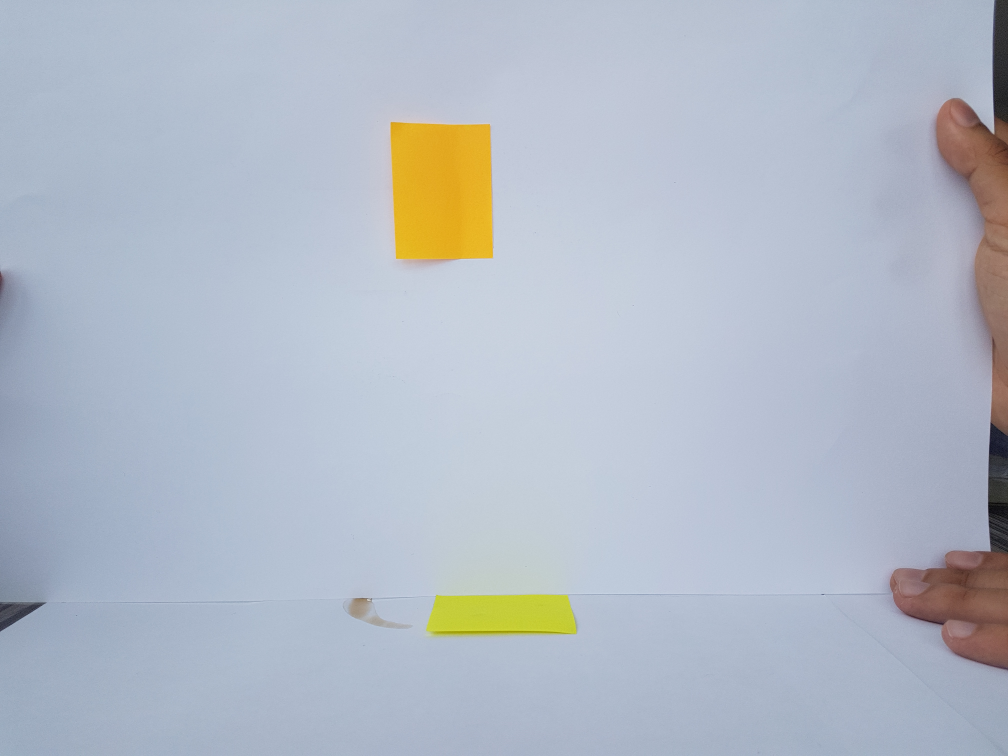
#> input picture img/proporciones.jpg, 4032 x 3024 px (shown at 1/4 size)
$ python proporciones.py
#> lines starting #> are read from the running program, lines starting #| are printed output that depends on the picture; after the words box and inside, x2 and y2 are one past the last pixel; in counts of white or black regions, pixels touching at a corner belong together; long printed decimals are rounded
import cv2 as cv
import numpy as np
#valores reales del tamaño del papel
REAL_WIDTH=3.80
REAL_HEIGHT=5.00
#imagen completa
img = cv.imread('img/proporciones.jpg')
#> img is the input picture: shape (3024, 4032, 3); mean B, G, R 198.3, 186.3, 178.4
#recorte de donde se ubicó el papel
crop_img = img[450:1100, 1550:2000]
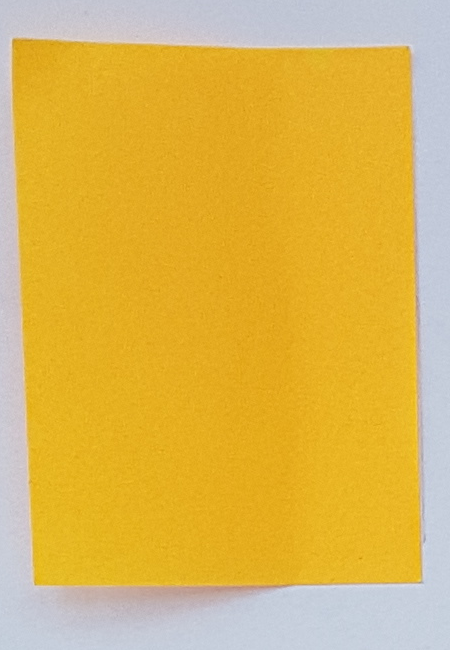
#> crop_img: shape (650, 450, 3); mean B, G, R 82.1, 182.1, 220.8
row,col,ch = crop_img.shape
#> row = 650; col = 450; ch = 3

blank_image = np.zeros((row,col,3), np.uint8)
blank_image[:,:] = (0,131,255)
#operacion and con fondo de color naranja, para eliminar ruido de otros colores
mask=cv.bitwise_and(crop_img,blank_image)
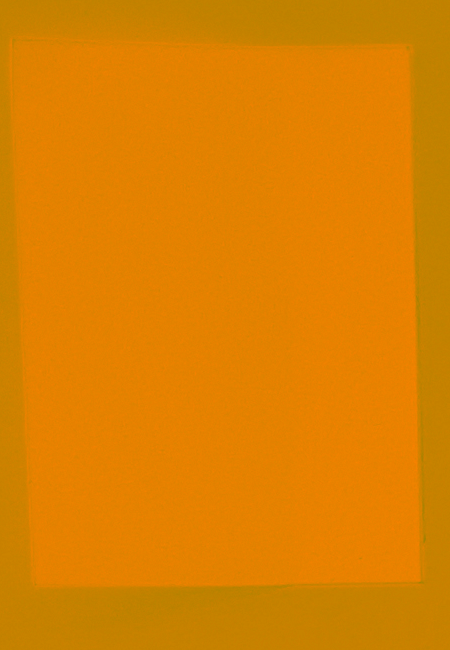
#> mask: shape (650, 450, 3); mean B, G, R 0, 129.5, 220.8
#haciendo que el contraste sea mas notable con sharpening
kernel = np.array([[-1,-1,-1], [-1,9,-1], [-1,-1,-1]])
im = cv.filter2D(mask, -1, kernel)
#filtro mediano para suavizar la imagen y eliminar ruido sal-pimienta
f=cv.medianBlur(im, 9)
#umbralizando
ret,thresh= cv.threshold(f,217,255,cv.THRESH_BINARY)
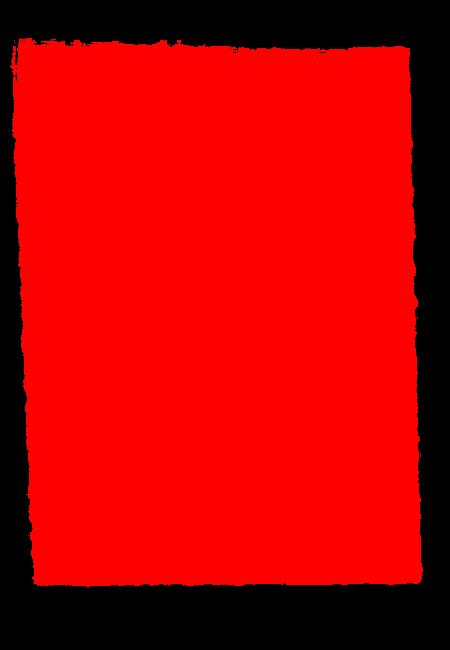
#> thresh: shape (650, 450, 3); mean B, G, R 0, 0, 185.1
#cambiando a escala de grises
gray = cv.cvtColor(thresh, cv.COLOR_BGR2GRAY)
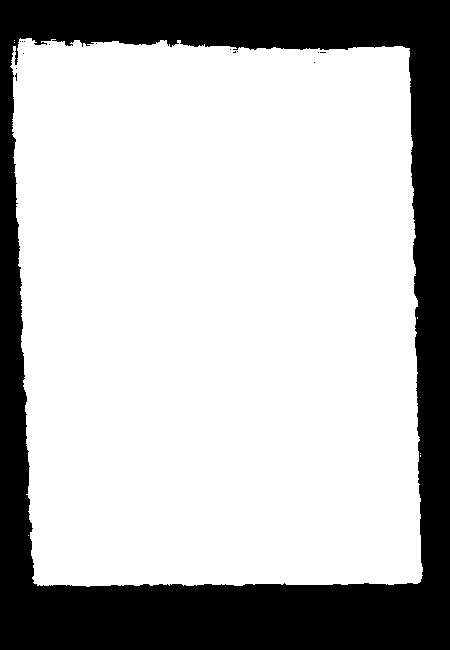
#> gray: shape (650, 450); values 0 (black) and 76 (white), 72.6% white; 15 black regions (14 under 20 px), largest, box (x1, y1, x2, y2) and area: (0, 0, 450, 650) 80143
#erosionando imagen para obtener un contorno mas preciso
k = np.ones((5,5),np.uint8)
erosion = cv.erode(gray,k,iterations = 2)
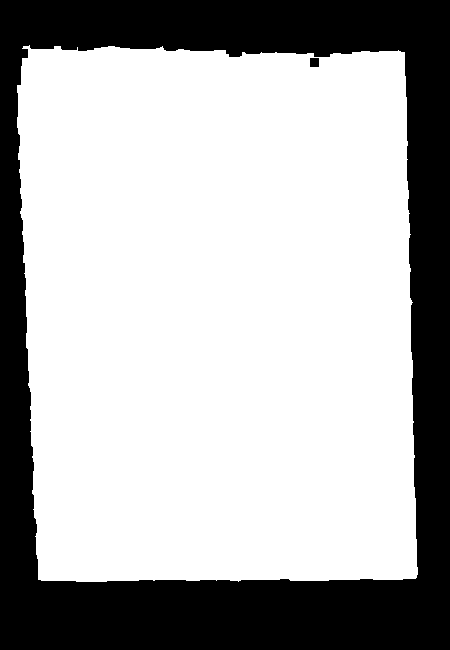
#> erosion: shape (650, 450); values 0 (black) and 76 (white), 69.5% white; 2 black regions
#encontrando los contornos
contours, hierarchy = cv.findContours(erosion, cv.RETR_TREE, cv.CHAIN_APPROX_SIMPLE)
#> contours = 2 contours; box (x1, y1, x2, y2) and area: (17, 45, 418, 582) 202461, (309, 57, 320, 68) 98

if len(contours) != 0:
    cv.drawContours(crop_img, contours, -1, 255, 3)
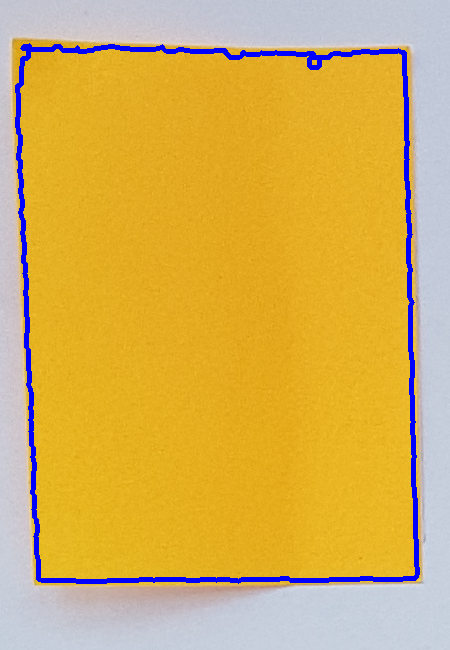
#> crop_img: shape (650, 450, 3); 3.19% of pixels changed, all inside (x1, y1, x2, y2) = (15, 43, 420, 584)

    # encuentro el area mas grande que abarca el contorno
    c = max(contours, key=cv.contourArea)
#> c = contour of 341 points, box (x1, y1, x2, y2) (17, 45, 418, 582), area 202461

    x, y, w, h = cv.boundingRect(c)
#> x = 17; y = 45; w = 401; h = 537
    # dibujo un rectángulo
    rkt = cv.rectangle(crop_img, (x, y), (x + w, y + h), (0, 255, 0), 2)
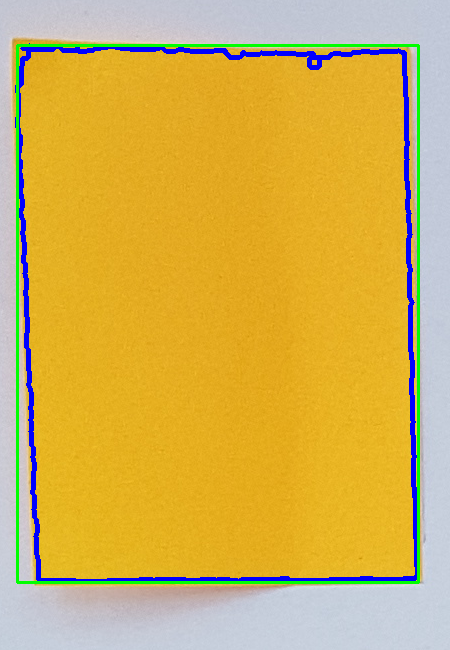
#> rkt: shape (650, 450, 3); mean B, G, R 85.8, 178.3, 210.2

    x_relation=REAL_WIDTH/w #relación centímetro por píxel (ancho)
#> x_relation = 0.00948
    y_relation=REAL_HEIGHT/h #relación centímetro por píxel  (alto)
#> y_relation = 0.00931

    print (x_relation)
#| 0.009476
    print (y_relation)
#| 0.009311

cv.imshow("0",crop_img)

cv.waitKey(0)
cv.destroyAllWindows()

$ run again, with img/m0.jpg copied over img/proporciones.jpg
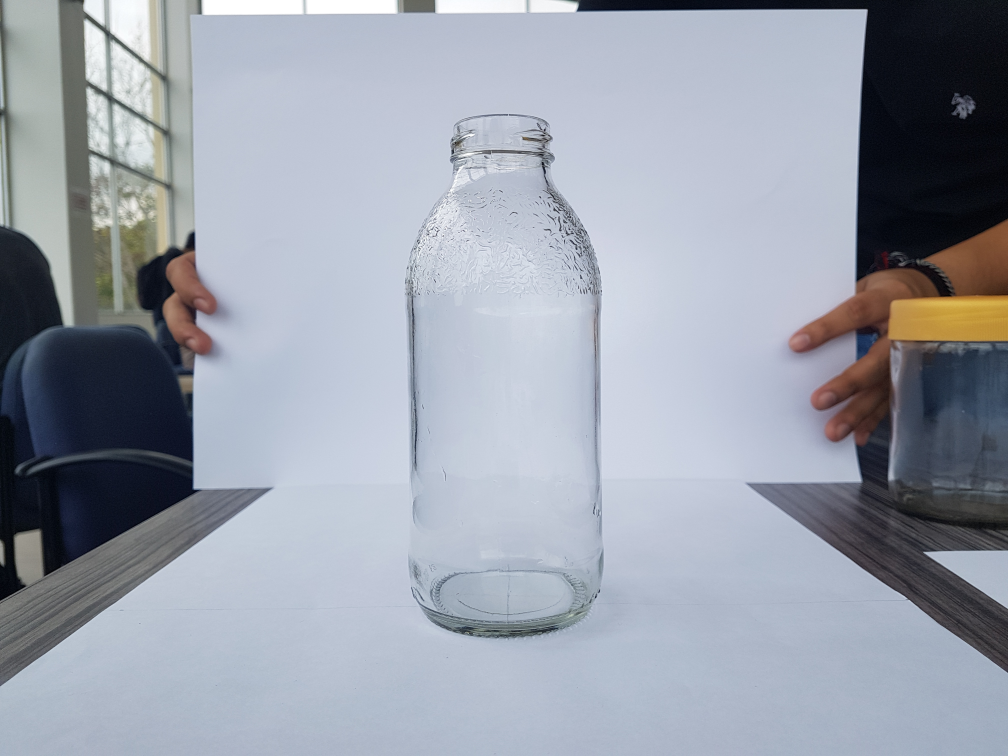
#> input picture img/m0.jpg, 4032 x 3024 px (shown at 1/4 size)
#> img is the input picture: shape (3024, 4032, 3); mean B, G, R 170.9, 159.6, 153.8
#> `erosion = cv.erode(gray,k,iterations = 2)`:
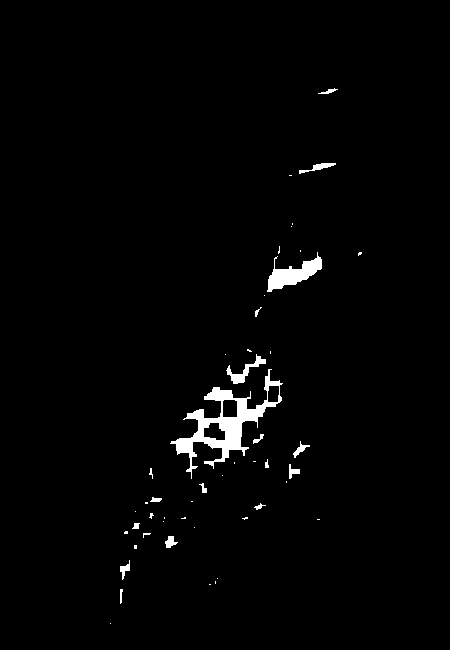
#> erosion: shape (650, 450); values 0 (black) and 76 (white), 1.7% white; 49 white regions (31 under 20 px)
#> contours = 52 contours, 36 with area under 20; largest, box (x1, y1, x2, y2) and area: (170, 369, 283, 479) 3148, (267, 252, 322, 292) 817, (203, 422, 226, 441) 290, (222, 399, 238, 418) 264, (226, 354, 266, 384) 251
#> `cv.drawContours(crop_img, contours, -1, 255, 3)`:
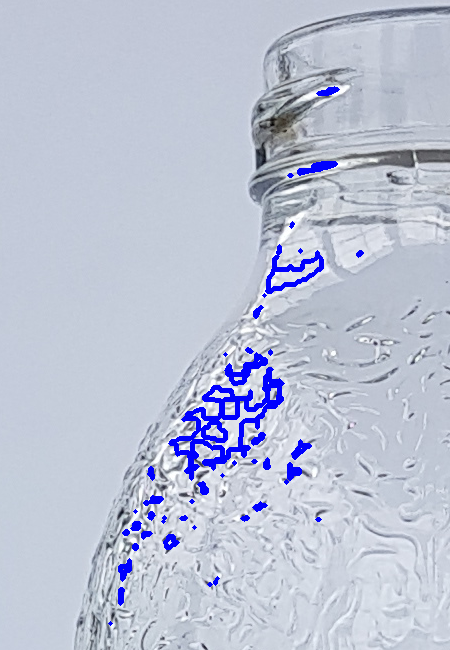
#> crop_img: shape (650, 450, 3); mean B, G, R 213.4, 194.5, 188.1
#> c = contour of 219 points, box (x1, y1, x2, y2) (170, 369, 283, 479), area 3148
#> x = 170; y = 369; w = 113; h = 110
#> x_relation = 0.0336
#> y_relation = 0.0455
#| 0.03363
#| 0.04545

$ run again, with img/m1.jpg copied over img/proporciones.jpg
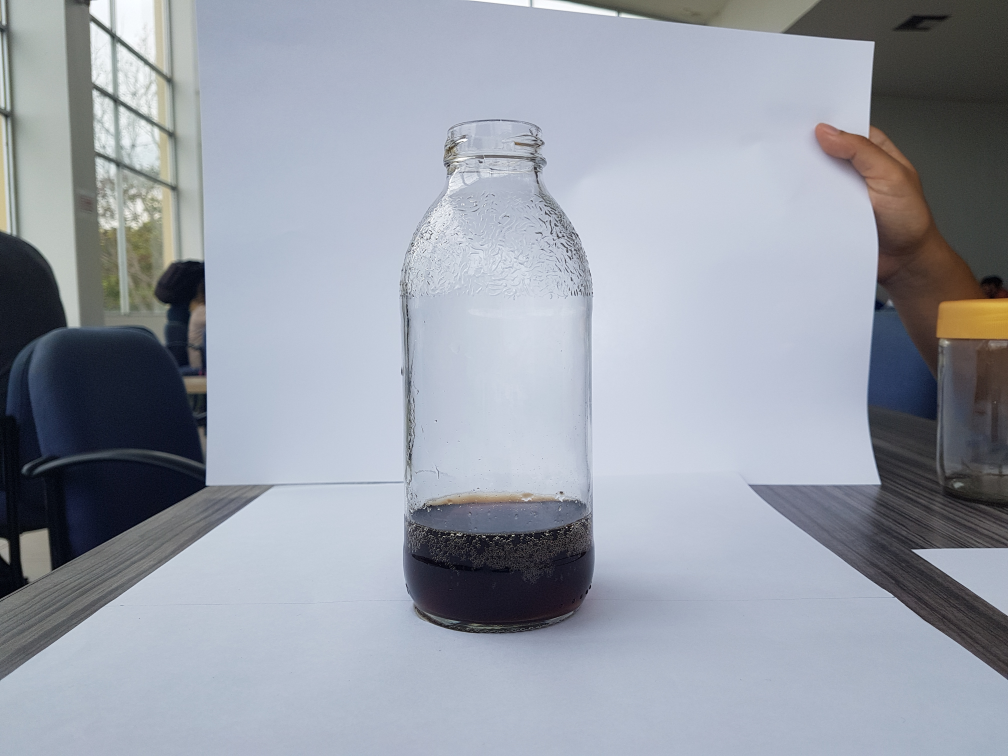
#> input picture img/m1.jpg, 4032 x 3024 px (shown at 1/4 size)
#> img is the input picture: shape (3024, 4032, 3); mean B, G, R 168.3, 157.6, 152
#> `erosion = cv.erode(gray,k,iterations = 2)`:
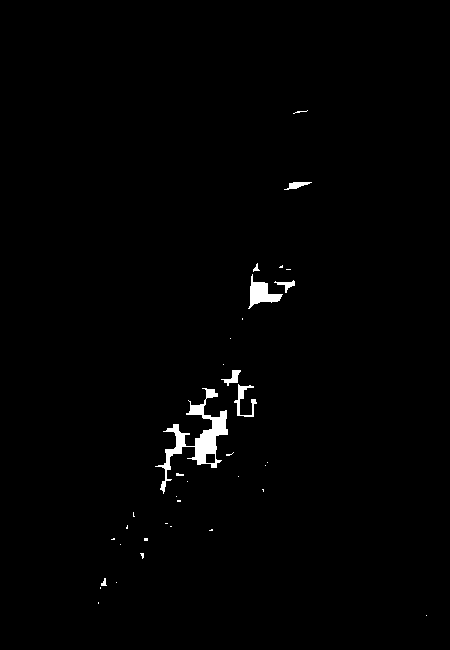
#> erosion: shape (650, 450); values 0 (black) and 76 (white), 1% white; 36 white regions (28 under 20 px)
#> contours = 37 contours, 30 with area under 20; largest, box (x1, y1, x2, y2) and area: (155, 388, 228, 494) 1560, (248, 274, 283, 309) 443, (234, 384, 257, 417) 160, (221, 370, 241, 386) 99, (205, 453, 216, 464) 98, (284, 182, 312, 190) 81, (274, 280, 295, 293) 68
#> `cv.drawContours(crop_img, contours, -1, 255, 3)`:
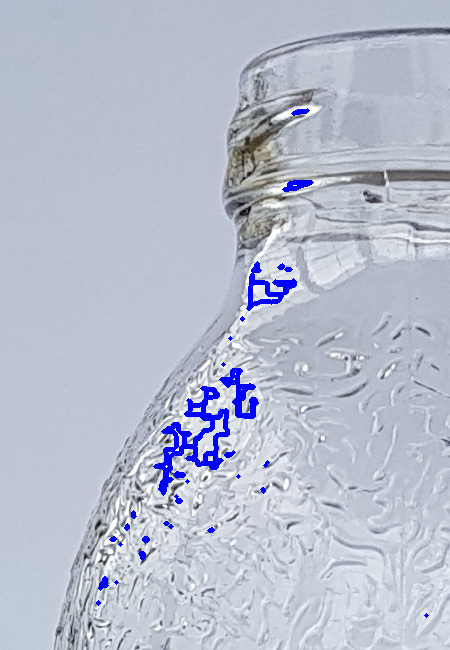
#> crop_img: shape (650, 450, 3); mean B, G, R 207, 189.5, 183.1
#> c = contour of 177 points, box (x1, y1, x2, y2) (155, 388, 228, 494), area 1560
#> x = 155; y = 388; w = 73; h = 106
#> x_relation = 0.0521
#> y_relation = 0.0472
#| 0.05205
#| 0.04717
